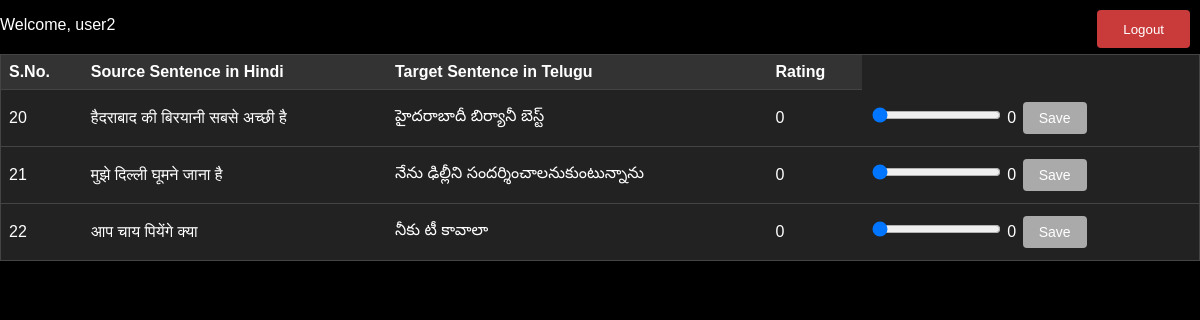
The app's page /index/ (signed in) with its own data.
### ratingapp/models.py (models this page shows, shortened)
class Sentence(models.Model):
    user = models.ForeignKey(User, on_delete=models.CASCADE)
    sno = models.AutoField(primary_key=True)
    source = models.CharField(max_length=100)
    target = models.CharField(max_length=100)
    rating = models.IntegerField(default=0)
    class Meta:
        permissions = [
            ("can_add_sentence", "Can add sentences"),
        ]

### ratingapp/views.py (the view)
# urls.py: path('index/', views.index, name='index'),
@login_required
def index(request):
    if request.user.is_authenticated:
        if not request.user.is_staff:
            user_sentences = Sentence.objects.filter(user=request.user)
            if not user_sentences.exists():
                all_sentences = list(Sentence.objects.all())
                if len(all_sentences) >= 3:
                    random_sentences = random.sample(all_sentences, 3)
                    for sentence in random_sentences:
                        sentence.pk = None  # Clone the sentence object
                        sentence.user = request.user
                        sentence.save()
                else:
                    random_sentences = []
            else:
                random_sentences = user_sentences
            return render(request, 'index.html', {'sentences': random_sentences, 'request': request, 'is_admin': False})
        else:
            sentences = Sentence.objects.all().annotate(avg_rating=Avg('rating'))
            return render(request, 'index.html', {'sentences': sentences, 'request': request, 'is_admin': True})
    else:
        return redirect('loginpage')

### ratingapp/templates/index.html (shortened to what this page needs)
<!DOCTYPE html>
<html lang="en">
<head>
</head>
<body>
    <div id="welcome-user">
        {% if request.user.is_authenticated %}
            <p>Welcome, {{ request.user.username }}</p>
        {% endif %}
    </div>
    <div id="logout-container">
        <form method="POST" action="{% url 'logout' %}" class="logoutButton">
            <input type="submit" value="Logout" id = "submitid">
        </form>
    </div>
     <table>
        <tr>
            <th class="sort-SNO">S.No.</th>
            <th class="sort-SOURCE">Source Sentence in Hindi</th>
            <th class="sort-TARGET">Target Sentence in Telugu</th>
            <th class="sort-RATING">Rating</th>
        </tr>
        <tbody id="tablebody">
            {% for sentence in sentences %}
            <tr>
                <td class="sno">{{ sentence.sno }}</td>
                <td class="td-sentences">{{ sentence.source }}</td>
                <td class="td-sentences">{{ sentence.target }}</td>
                <td class="td-sentences">{{ sentence.rating }}</td>
                {% if request.user.is_authenticated and request.user.is_staff %}
                    <td>{{ sentence.user.username }}</td>
                {% else %}
                    <td>
                        <form id="ratingForm{{ sentence.sno }}" method="POST" action="{% url 'save_rating' %}">
                            <input type="range" class="rating" name="rating" min="0" max="100">
                            <span class="rating-value">{{ sentence.rating }}</span>
                            <input type="submit" class="myButton disabled" value="Save">
                        </form>
                    </td>
                {% endif %}
            </tr>
            {% endfor %}
        </tbody>
    </table>
</body>
</html>

### ratingapp/templates/index.html (style rules this page uses)
body { font-family: Arial, sans-serif; margin: 0; padding: 0; background-color: #000; color: #fff; }
table { width: 100%; border-collapse: collapse; margin: 20px auto; background-color: #222; border: 1px solid #444; }
th, td { padding: 8px; text-align: left; border-bottom: 1px solid #444; }
th { background-color: #333; cursor: pointer; }
.myButton { background-color: #9239e0; width: fit; border: none; color: white; padding: 8px 16px; display: flex; text-align: center; text-decoration: none; display: inline-block; font-size: 14px; margin: 4px 2px; cursor: pointer; border-radius: 4px; }
.myButton.disabled { background-color: #aaa; cursor: not-allowed; }
#logout-container { position: fixed; top: 20px; right: 20px; z-index: 9999; }
.logoutButton { background-color: #c93b3b; border: none; color: white; padding: 10px 20px; margin: -10px; text-align: center; text-decoration: none; display: inline-block; font-size: 16px; margin-left: 10px; border-radius: 4px; cursor: pointer; transition: background-color 0.3s; }
#submitid { background-color: #c93b3b; border: none; color: white; }

### records on screen
Sentence: sno "20", source "हैदराबाद की बिरयानी सबसे अच्छी है", target "హైదరాబాదీ బిర్యానీ బెస్ట్", rating "0"
Sentence: sno "21", source "मुझे दिल्ली घूमने जाना है", target "నేను ఢిల్లీని సందర్శించాలనుకుంటున్నాను", rating "0"
Sentence: sno "22", source "आप चाय पियेंगे क्या", target "నీకు టీ కావాలా", rating "0"

### other values on screen
{{ request.user.username }} "user2"
